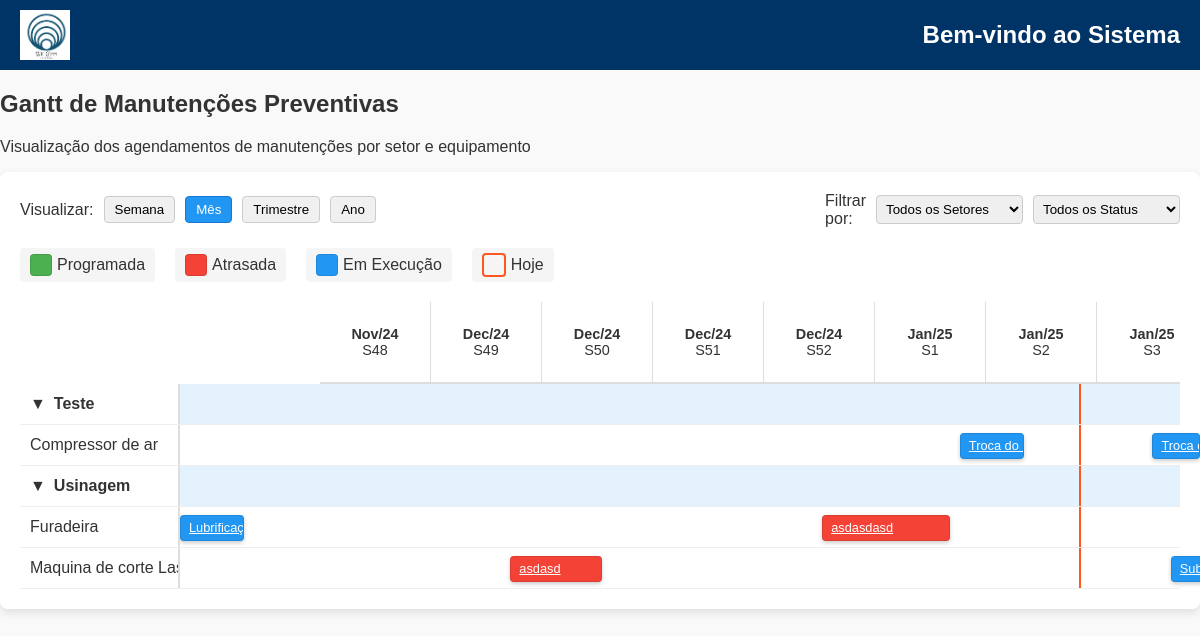
/gantt/ (signed in), run on the app's committed database.
### gestaoOS/models.py (models this page shows, shortened)
class Setor(models.Model):
    nome = models.CharField(max_length=100, unique=True)

### GestaoPrev/models.py (models this page shows, shortened)
class ManutencaoPreventiva(models.Model):
    equipamento = models.ForeignKey(
        'CadEquip.Equipamento', on_delete=models.CASCADE, related_name='manutencoes'
    )
    pecas = models.ManyToManyField(
    'cadEstoque.Pecas',
    related_name='manutencoes',
    blank=True
    )
    tipo_calculo = models.CharField(max_length=100, choices=[('horas', 'Horas'), ('meses', 'Meses'), ('ambos', 'Ambos')])
    requer_parada = models.BooleanField(default=False)
    descricao = models.TextField()
    status = models.CharField(max_length=50, choices=[
        ('programada', 'Programada'),
        ('em_execucao', 'Em Execução'),
        ('atrasada', 'Atrasada')
    ], default='Programada')
    duracao_estimada = models.FloatField(help_text="Duração estimada em horas", null=True)
    duracao_real = models.FloatField(help_text="Duração real em horas", null=True)
    data_ultima_manutencao = models.DateField(null=True, blank=True)
    data_proxima_manutencao = models.DateField(null=True, blank=True)
    horimetro_atual = models.FloatField(null=True, blank=True)
    periodo_meses = models.IntegerField(null=True, blank=True)
    horas_intervalo = models.FloatField(null=True, blank=True)
    procedimentos = models.FileField(upload_to='procedimento_pdfs/', blank=True, null=True)
    @classmethod
    def atualizar_todos_status(cls):
        hoje = date.today()
        cls.objects.filter(
            data_proxima_manutencao__lt=hoje,
            status='programada'
        ).update(status='atrasada')
        cls.objects.filter(
            data_proxima_manutencao__gte=hoje,
            status='atrasada'
        ).update(status='programada')

### CadEquip/models.py (models this page shows, shortened)
class Equipamento(models.Model):
    CLASSIFICACAO = [
        ('a', 'A'),
        ('b', 'B'),
        ('c', 'C'),
    ]
    nome = models.CharField(max_length=200)
    tag = models.CharField(max_length=200, unique=True)
    patrimonio = models.CharField(
        max_length=200,
        unique=True,
        blank=True,  # Allow blank values
        null=True   # Allow null values
    )
    modelo = models.CharField(max_length=200)
    fabricante = models.CharField(max_length=200)
    numero_serie = models.CharField(max_length=200, unique=False, blank=True, null=True)
    ano_fabricacao = models.CharField(max_length=200, blank=True, null=True)
    data_criacao = models.DateTimeField(auto_now_add=True)
    setor = models.ForeignKey('gestaoOS.Setor', on_delete=models.CASCADE, related_name='equipamentos')
    local = models.CharField(max_length=150, blank=True, null=True)
    foto = models.ImageField(upload_to='fotos_equipamentos/%Y/%m/%d/', null=True, blank=True)
    fornecedor = models.ForeignKey(
        'CadFornecedor.Fornecedor',  # Relaciona ao modelo Fornecedor do app CadFornecedor
        on_delete=models.SET_NULL,
        related_name='equipamentos',
        null=True,
        blank=True
    )
    manual_operacao = models.FileField(upload_to='manuais/', null=True, blank=True)
    garantia_termino = models.DateField(null=True, blank=True)
    classe = models.CharField(max_length=1, blank=True, null=True)
    ssma = models.CharField(
        max_length=1,
        choices=CLASSIFICACAO,
        default='c',
    )
    qualidade = models.CharField(
        max_length=1,
        choices=CLASSIFICACAO,
        default='c',
    )
    operacao = models.CharField(
        max_length=1,
        choices=CLASSIFICACAO,
        default='c',
    )
    entrega = models.CharField(
        max_length=1,
        choices=CLASSIFICACAO,
        default='c',
    )
    mtbf = models.CharField(
        max_length=1,
        choices=CLASSIFICACAO,
        default='c',
    )
    mttr = models.CharField(
        max_length=1,
        choices=CLASSIFICACAO,
        default='c',
    )
    horimetro_atual = models.FloatField(default=0, help_text="Horas totais de operação do equipamento")
    ultima_atualizacao = models.DateTimeField(null=True, blank=True)
    class Meta:
        verbose_name = 'Equipamento'
        verbose_name_plural = 'Equipamentos'

### GestaoPrev/views.py (the view)
# urls.py: path('gantt/', views.gantt_manutencoes, name='gantt_manutencoes'),
@login_required
def gantt_manutencoes(request):
    ManutencaoPreventiva.atualizar_todos_status()
    manutencoes = ManutencaoPreventiva.objects.select_related(
        'equipamento__setor'
    ).order_by('equipamento__setor__nome', 'equipamento__nome')
    min_date = manutencoes.aggregate(Min('data_proxima_manutencao'))['data_proxima_manutencao__min']
    max_date = manutencoes.aggregate(Max('data_proxima_manutencao'))['data_proxima_manutencao__max']
    if not min_date or not max_date:
        return render(request, 'gantt_manutencoes.html', {
            'error': 'Nenhuma manutenção programada encontrada'
        })
    total_days = (max_date - min_date).days + 1  # +1 para incluir o último dia
    timeline = []
    current_date = min_date
    while current_date <= max_date:
        timeline.append({
            'week_start': current_date,
            'week_number': current_date.isocalendar()[1],
            'month': current_date.strftime('%b/%y')
        })
        current_date += timedelta(days=7)
    estrutura = {}
    for manutencao in manutencoes:
        setor_nome = manutencao.equipamento.setor.nome if manutencao.equipamento.setor else 'Sem Setor'
        equipamento_nome = manutencao.equipamento.nome
        if setor_nome not in estrutura:
            estrutura[setor_nome] = {
                'equipamentos': {},
                'collapsed': False
            }
        if equipamento_nome not in estrutura[setor_nome]['equipamentos']:
            estrutura[setor_nome]['equipamentos'][equipamento_nome] = []
        estrutura[setor_nome]['equipamentos'][equipamento_nome].append(manutencao)
    context = {
        'estrutura': estrutura,
        'timeline': timeline,
        'min_date': min_date,
        'max_date': max_date,
        'total_days': total_days,
        'status_colors': {
            'programada': '#4CAF50',
            'atrasada': '#F44336',
            'em_execucao': '#2196F3'
        },
        'today': datetime.now().date()
    }
    return render(request, 'gantt_manutencoes.html', context)

### GestaoPrev/templates/gantt_manutencoes.html (shortened to what this page needs)
{% extends 'base.html' %}
{% load static %}
{% load filters %}
{% block content %}
<div class="container-fluid">
    <div class="row mb-4">
        <div class="col">
            <h2>Gantt de Manutenções Preventivas</h2>
            <p class="text-muted">Visualização dos agendamentos de manutenções por setor e equipamento</p>
        </div>
    </div>
    <div class="gantt-container">
        <div class="gantt-controls">
            <div class="zoom-controls">
                <span>Visualizar:</span>
                <button class="zoom-btn" data-scale="week">Semana</button>
                <button class="zoom-btn active" data-scale="month">Mês</button>
                <button class="zoom-btn" data-scale="quarter">Trimestre</button>
                <button class="zoom-btn" data-scale="year">Ano</button>
            </div>
            <div class="filter-controls">
                <span>Filtrar por:</span>
                <select id="filter-setor">
                    <option value="">Todos os Setores</option>
                </select>
                <select id="filter-status">
                    <option value="">Todos os Status</option>
                </select>
            </div>
        </div>
        <div class="legend">
            <div class="legend-item">
                <div class="legend-color" style="background-color: #4CAF50;"></div>
                <span>Programada</span>
            </div>
            <div class="legend-item">
                <div class="legend-color" style="background-color: #F44336;"></div>
                <span>Atrasada</span>
            </div>
            <div class="legend-item">
                <div class="legend-color" style="background-color: #2196F3;"></div>
                <span>Em Execução</span>
            </div>
            <div class="legend-item">
                <div class="legend-color" style="background: transparent; border: 2px solid #FF5722;"></div>
                <span>Hoje</span>
            </div>
        </div>
        <div class="timeline-container">
            <div class="timeline-header timeline-header-month active" data-scale="month">
                {% for week in timeline %}
                <div class="timeline-month" style="width: 100px;">
                    <div class="month">{{ week.month }}</div>
                    <div class="week">S{{ week.week_number }}</div>
                </div>
                {% endfor %}
            </div>
        </div>
        <div class="rows-container">
            {% for setor, dados_setor in estrutura.items %}
            <div class="setor-group" data-setor="{{ setor }}">
                <div class="gantt-row setor-label">
                    <div class="row-label">
                        <span class="toggle-icon">▼</span>
                        {{ setor }}
                    </div>
                    <div class="bars-container"></div>
                </div>
                {% for equipamento, manutencoes in dados_setor.equipamentos.items %}
                <div class="gantt-row">
                    <div class="row-label">{{ equipamento }}</div>
                    <div class="bars-container">
                        {% for manutencao in manutencoes %}
                        <a href="{% url 'gerar_os_preventiva' manutencao.id %}"
                           class="gantt-bar {{ manutencao.status }}"
                           data-start="{{ manutencao.data_proxima_manutencao|date:'Y-m-d' }}"
                           data-duration="{{ manutencao.duracao_estimada|default:1 }}"
                           data-id="{{ manutencao.id }}"
                           data-descricao="{{ manutencao.descricao }}"
                           data-equip="{{ manutencao.equipamento.nome }}"
                           data-status="{{ manutencao.status }}"
                           data-data="{{ manutencao.data_proxima_manutencao|date:'d/m/Y' }}">
                            {{ manutencao.descricao|truncatechars:20 }}
                        </a>
                        {% endfor %}
                    </div>
                </div>
                {% endfor %}
            </div>
            {% endfor %}
        </div>
    </div>
</div>
{% endblock %}

### gestaoOS/static/css/style.css (style rules this page uses)
body { font-family: Garamond, sans-serif; margin: 0; padding: 0; background-color: #f9f9f9; color: #333; }
input, select, textarea { width: 100%; }

### GestaoPrev/templates/gantt_manutencoes.html (style rules this page uses)
.gantt-container { overflow-x: auto; padding: 20px; background: white; border-radius: 8px; box-shadow: 0 4px 8px rgba(0,0,0,0.1); margin-bottom: 30px; }
.gantt-controls { display: flex; justify-content: space-between; margin-bottom: 15px; flex-wrap: wrap; gap: 10px; }
.zoom-controls { display: flex; align-items: center; gap: 10px; }
.zoom-btn { padding: 5px 10px; background: #f0f0f0; border: 1px solid #ccc; border-radius: 4px; cursor: pointer; transition: all 0.2s; }
.zoom-btn.active { background: #2196F3; color: white; border-color: #1976D2; }
.filter-controls { display: flex; gap: 10px; align-items: center; }
.filter-controls select { padding: 5px; border-radius: 4px; border: 1px solid #ccc; }
.timeline-container { position: sticky; top: 0; z-index: 3; background: white; overflow: hidden; }
.timeline-header { display: flex; margin-left: 300px; height: 80px; background: #f5f5f5; border-bottom: 2px solid #ddd; }
.timeline-week, .timeline-month, .timeline-quarter, .timeline-year { text-align: center; padding: 5px; font-size: 0.9em; background: white; display: flex; flex-direction: column; justify-content: center; border-right: 1px solid #ddd; flex: 0 0 auto; }
.timeline-header-week, .timeline-header-month, .timeline-header-quarter, .timeline-header-year { display: none; }
.timeline-header-week.active, .timeline-header-month.active, .timeline-header-quarter.active, .timeline-header-year.active { display: flex; }
.timeline-week .month, .timeline-month .month, .timeline-quarter .quarter, .timeline-year .year { font-weight: bold; color: #333; }
.rows-container { position: relative; }
.gantt-row { display: flex; height: 40px; border-bottom: 1px solid #eee; position: relative; transition: background-color 0.2s; }
.row-label { position: sticky; left: 0; width: 300px; background: white; z-index: 2; padding: 10px; border-right: 2px solid #ddd; display: flex; align-items: center; overflow: hidden; text-overflow: ellipsis; white-space: nowrap; }
.setor-label { background-color: #e3f2fd; font-weight: bold; z-index: 2; cursor: pointer; }
.setor-label .toggle-icon { margin-right: 8px; transition: transform 0.3s; }
.bars-container { flex: 1; position: relative; min-width: 1000px; }
.gantt-bar { position: absolute; height: 24px; border-radius: 4px; cursor: pointer; transition: all 0.2s; display: flex; align-items: center; padding: 0 8px; color: white; font-size: 0.8em; white-space: nowrap; overflow: hidden; text-overflow: ellipsis; box-shadow: 0 2px 4px rgba(0,0,0,0.2); border: 1px solid rgba(0,0,0,0.1); top: 8px; }
.gantt-bar.atrasada { background-color: #F44336; }
.gantt-bar.em_execucao { background-color: #2196F3; }
.legend { margin: 20px 0; display: flex; gap: 20px; flex-wrap: wrap; }
.legend-item { display: flex; align-items: center; gap: 5px; padding: 5px 10px; border-radius: 4px; background: #f5f5f5; }
.legend-color { width: 20px; height: 20px; border-radius: 4px; border: 1px solid rgba(0,0,0,0.1); }

### data on the page
Setor: estrutura "Teste"
ManutencaoPreventiva: nome "Compressor de ar", descricao "Tr…"
ManutencaoPreventiva: descricao "Troca…"
Setor: estrutura "Usinagem"
ManutencaoPreventiva: nome "Furadeira", descricao "Lubrif…"
ManutencaoPreventiva: descricao "asdasdasd"
ManutencaoPreventiva: nome "Maquina de cort…", descricao "Subst…"
ManutencaoPreventiva: descricao "asdasd"

### other printed values
{{ week.month }} "Nov/24" "Dec/24" "Dec/24" "Dec/24" "Dec/24" "Jan/25" "Jan/25" "Jan/25"
{{ week.week_number }} "48" "49" "50" "51" "52" "1" "2" "3"
